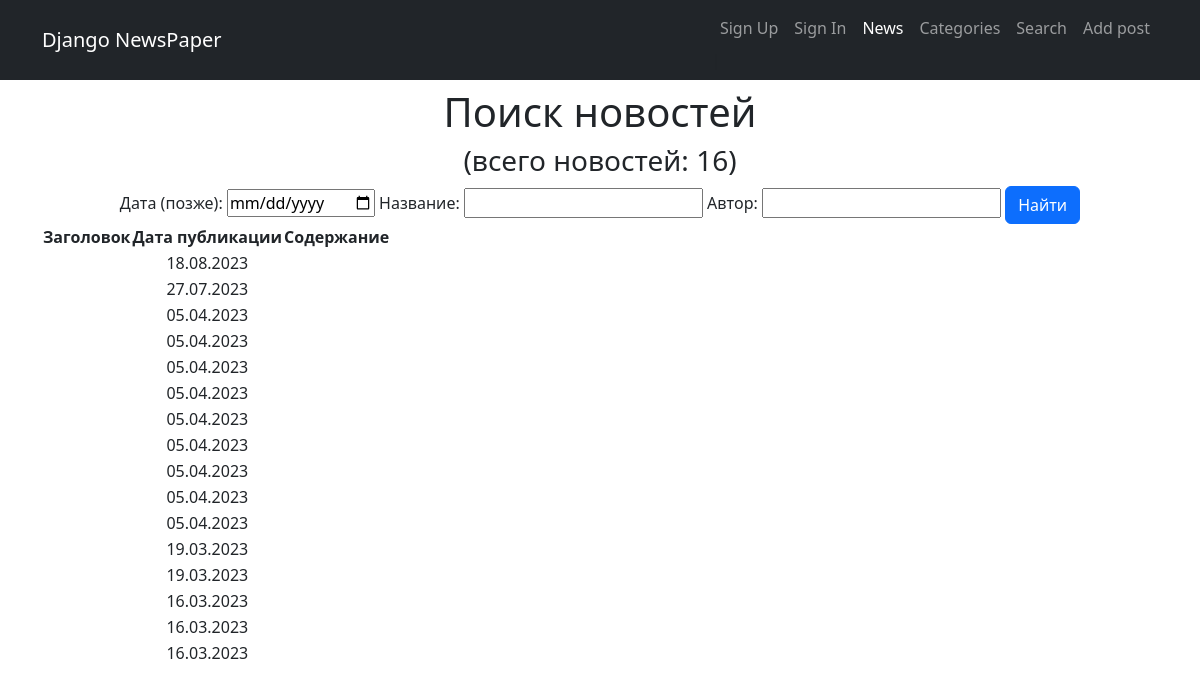
Page /news/search/ on the earlier database version.
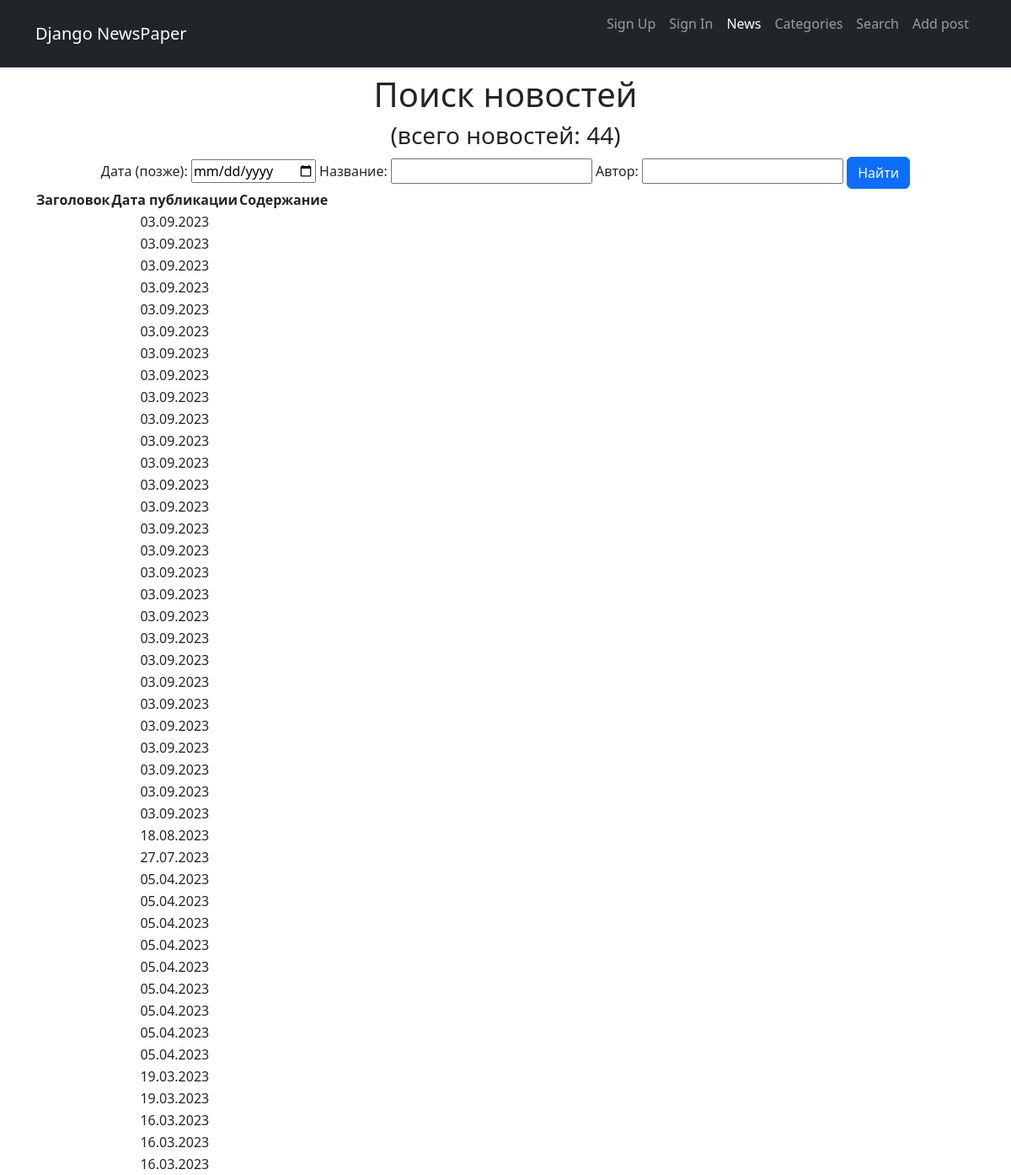
Same page on the later database version.
### news/models.py (models this page shows, shortened)
class Post(models.Model):
    ARTICLE = 'AR'
    NEWS = 'NW'
    POST_TYPE = [
        (ARTICLE, 'Статья'),
        (NEWS, 'Новость')
        ]
    author = models.ForeignKey(Author, on_delete=models.CASCADE, verbose_name='Автор')
    categoryType = models.CharField(max_length=2, choices=POST_TYPE, default=ARTICLE, verbose_name='Тип')
    dateCreation = models.DateTimeField(auto_now_add=True, verbose_name='Дата создания')
    postCategory = models.ManyToManyField(Category, through='PostCategory', verbose_name='Категория')
    title = models.CharField(max_length=128, verbose_name='Заголовок')
    text = models.TextField(verbose_name='Текст')
    rating = models.SmallIntegerField(default=0, verbose_name='Рейтинг')
    def get_absolute_url(self):
        return reverse('post_detail', kwargs={'pk' : self.pk})

### news/views.py (the view)
# urls.py: path('search/', PostSearch.as_view(), name='search'),
class PostSearch(ListView):
    model = Post
    template_name = 'post_search.html'
    context_object_name = 'posts'
    ordering = ['-dateCreation']
    def get_context_data(self, **kwargs):
        context = super().get_context_data(**kwargs)
        context['filter'] = PostFilter(self.request.GET, queryset=self.get_queryset())
        return context

### news/templatetags/custom_filters.py (called while the page is built)
@register.filter(name='censor')
def censor(value):
    censored = profanity.censor(value, '$')
    return censored

### templates/post_search.html (shortened to what this page needs)
{% extends 'default.html' %}
{% load custom_filters %}
{% block content %}
<h1>Поиск новостей</h1>
<h3>(всего новостей: {{ posts|length }})</h3>
<form method='GET'>
    {{ filter.form }}
    <input class="btn btn-primary" type='submit' value='Найти'>
</form>
<table>
    <thead>
        <th>
            Заголовок
        </th>
        <th>
            Дата публикации
        </th>
        <th>
            Содержание
        </th>
    </thead>
    {% for post in filter.qs %}
        <tr>
            <td>
            </td>
            <td>
                {{ post.dateCreation|date:'d.m.Y' }}
            </td>
            <td>
            </td>
        </tr>
    {% endfor %}
{% endblock content %}

Differences in the rows shown:
added Post: dateCreation "03.09.2023"
added Post: dateCreation "03.09.2023"
added Post: dateCreation "03.09.2023"
added Post: dateCreation "03.09.2023"
added Post: dateCreation "03.09.2023"
added Post: dateCreation "03.09.2023"
added Post: dateCreation "03.09.2023"
added Post: dateCreation "03.09.2023"
added Post: dateCreation "03.09.2023"
added Post: dateCreation "03.09.2023"
added Post: dateCreation "03.09.2023"
added Post: dateCreation "03.09.2023"
added Post: dateCreation "03.09.2023"
added Post: dateCreation "03.09.2023"
added Post: dateCreation "03.09.2023"
added Post: dateCreation "03.09.2023"
added Post: dateCreation "03.09.2023"
added Post: dateCreation "03.09.2023"
added Post: dateCreation "03.09.2023"
added Post: dateCreation "03.09.2023"
added Post: dateCreation "03.09.2023"
added Post: dateCreation "03.09.2023"
added Post: dateCreation "03.09.2023"
added Post: dateCreation "03.09.2023"
added Post: dateCreation "03.09.2023"
added Post: dateCreation "03.09.2023"
added Post: dateCreation "03.09.2023"
added Post: dateCreation "03.09.2023"
Other differences:
{{ posts|length }}: "16" → "44"
